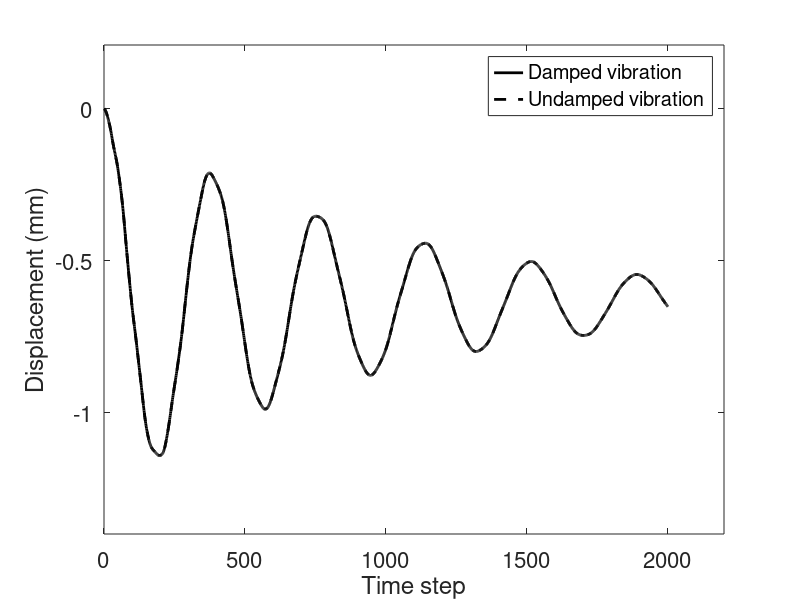

The MATLAB source for this figure:
clear all;

load Uout.dat;
load Uout2.dat;

plot(Uout*1000, 'k-','LineWidth',2);
hold on;
plot(Uout2*1000, 'k--','LineWidth',2);
axis([0 2200 -1.4 0.21]);
xlabel('Time step');
ylabel('Displacement (mm)');
set(gca,'fontsize',16);
legend('Damped vibration','Undamped vibration');
hold off;
print -depsc dispHistoryComparison.eps

